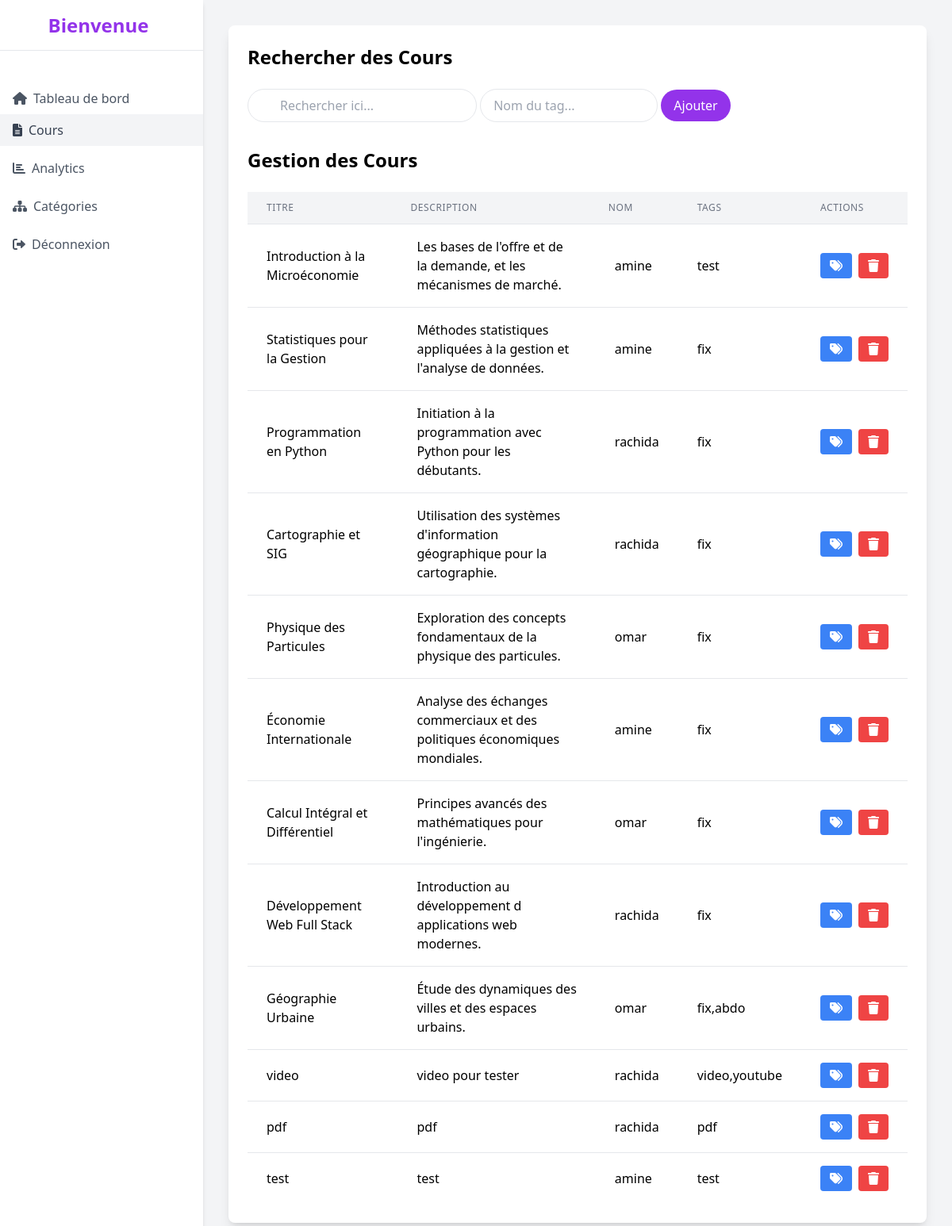
Page /views/admin/gestion_cours.php (signed in) on the committed database.
### tables this page shows
CREATE TABLE `cours` (
  `id` int NOT NULL,
  `titre` varchar(250) NOT NULL,
  `description` text NOT NULL,
  `contenu` text NOT NULL,
  `categorie_id` int DEFAULT NULL,
  `enseignant_id` int DEFAULT NULL,
  `date_creation` timestamp NULL DEFAULT CURRENT_TIMESTAMP
);

CREATE TABLE `utilisateurs` (
  `id` int NOT NULL,
  `nom` varchar(100) NOT NULL,
  `email` varchar(150) NOT NULL,
  `password` varchar(255) NOT NULL,
  `role` enum('etudiant','enseignant','admin') NOT NULL,
  `status` enum('actif','inactif') NOT NULL,
  `date_creation` timestamp NULL DEFAULT CURRENT_TIMESTAMP
);

### models/User.php (called while the page is built, shortened)
<?php
class User {
    public function __construct($pdo)
    {
        $this->pdo = $pdo;
        if (isset($_SESSION['user_id'])) {
            $this->id = $_SESSION['user_id'];
            $stmt = $this->pdo->prepare("SELECT * FROM utilisateurs WHERE id = ?");
            $stmt->execute([$this->id]);
            $user = $stmt->fetch();
        }
    }
}
?>

### models/Admin.php (called while the page is built, shortened)
<?php
require_once 'User.php';
class Admin extends User {
            public function getAllCours(){
                $stmt = $this->pdo->prepare("SELECT cours.*, utilisateurs.nom as nom_enseignant, GROUP_CONCAT(tags.nom) as tags
                    FROM cours
                    INNER JOIN utilisateurs ON cours.enseignant_id = utilisateurs.id
                    LEFT JOIN cours_tags ON cours.id = cours_tags.cours_id
                    LEFT JOIN tags ON cours_tags.tag_id = tags.id
                    GROUP BY cours.id
                ");
                $stmt->execute();
                return $stmt->fetchAll(PDO::FETCH_ASSOC);
            }
}

### views/admin/gestion_cours.php (the view, shortened to what this page needs)
<?php
require_once '../../models/Admin.php';
$db = new Database();
$pdo = $db->connect();
$admin = new Admin($pdo);
$cours = $admin->getAllCours();
?>
<!DOCTYPE html>
<html lang="fr">
<head>
    <script src="https://cdn.tailwindcss.com"></script>
    <link href="https://cdnjs.cloudflare.com/ajax/libs/font-awesome/6.0.0/css/all.min.css" rel="stylesheet">
</head>
<body class="bg-gray-100 font-sans antialiased">
    <div class="flex">
        <div class="flex">
   <div class="w-64 bg-white h-screen shadow-md">
    <div class="flex items-center justify-center h-16 border-b">
     <div class="text-2xl font-bold text-purple-600">
      Bienvenue
     </div>
    </div>
    <nav class="mt-10">
     <a class="flex items-center px-4 py-2 mt-2 text-gray-600 hover:bg-gray-100" href="dashbord.php">
      <i class="fas fa-home">
      </i>
      <span class="ml-2">
       Tableau de bord
      </span>
     </a>
     <a class="flex items-center px-4 py-2 text-gray-700 bg-gray-100" href="gestion_cours.php">
      <i class="fas fa-file-alt">
      </i>
      <span class="ml-2">
       Cours
      </span>
     </a>
     <a class="flex items-center px-4 py-2 mt-2 text-gray-600 hover:bg-gray-100" href="statistique.php">
      <i class="fas fa-chart-bar">
      </i>
      <span class="ml-2">
       Analytics
      </span>
     </a>
     <a class="flex items-center px-4 py-2 mt-2 text-gray-600 hover:bg-gray-100" href="gestion_categorie.php">
      <i class="fas fa-sitemap"></i>
      <span class="ml-2">
       Catégories
      </span>
     </a>
     <a class="flex items-center px-4 py-2 mt-2 text-gray-600 hover:bg-red-200" href="../user/logout.php">
      <i class="fas fa-sign-out-alt">
      </i>
      <span class="ml-2">
      Déconnexion
      </span>
     </a>
    </nav>
</div>
        <div class="flex-1 p-8">
            <div class="bg-white rounded-lg shadow-lg p-6">
                <h2 class="text-2xl font-semibold mb-6">Rechercher des Cours</h2>
                <div class="form-group">
                    <input class="w-56 px-4 py-2 mb-8 pl-10 text-gray-700 bg-white border rounded-full focus:outline-none" id="searchInput" placeholder="Rechercher ici..." type="text" style="display:inline-block; width:auto;">
                    <form method="POST" class="inline" style="display:inline-block; width:auto;">
                        <input name="tag_nom" class="w-56 px-4 py-2 pl-4 text-gray-700 bg-white border rounded-full focus:outline-none" placeholder="Nom du tag..." type="text"/>
                        <button type="submit" name="ajouter_tag" class="px-4 py-2 bg-purple-600 text-white rounded-full hover:bg-purple-700 focus:outline-none">
                            Ajouter
                        </button>
                    </form>
                </div>
                <h2 class="text-2xl font-semibold mb-6">Gestion des Cours</h2>
                <div class="overflow-x-auto">
                    <table class="min-w-full bg-white">
                        <thead class="bg-gray-100">
                            <tr>
                                <th class="px-6 py-3 border-b border-gray-200 text-left text-xs leading-4 font-medium text-gray-500 uppercase tracking-wider">Titre</th>
                                <th class="px-4 py-3 border-b border-gray-200 text-left text-xs leading-4 font-medium text-gray-500 uppercase tracking-wider">Description</th>
                                <th class="px-4 py-3 border-b border-gray-200 text-left text-xs leading-4 font-medium text-gray-500 uppercase tracking-wider">Nom</th>
                                <th class="px-6 py-3 border-b border-gray-200 text-left text-xs leading-4 font-medium text-gray-500 uppercase tracking-wider">tags</th>
                                <th class="px-6 py-3 border-b border-gray-200 text-left text-xs leading-4 font-medium text-gray-500 uppercase tracking-wider">Actions</th>
                            </tr>
                        </thead>
                        <tbody class="divide-y divide-gray-200">
                            <?php foreach($cours as $course): ?>
                                <tr class="transaction-row">
                                    <td class="px-6 py-4"><?php echo htmlspecialchars($course['titre']); ?></td>
                                    <td class="px-6 py-4"><?php echo htmlspecialchars($course['description']); ?></td>
                                    <td class="px-6 py-4"><?php echo htmlspecialchars($course['nom_enseignant']); ?></td>
                                    <td class="px-6 py-4"><?php echo htmlspecialchars($course['tags'] ?? ''); ?></td>
                                    <td class="px-6 py-4">
                                        <div class="flex space-x-2">
                                            <button type="button" onclick="openEditModal(<?php echo $course['id']; ?>, '<?php echo htmlspecialchars($course['tags'] ?? '', ENT_QUOTES); ?>')"
                                                    class="bg-blue-500 text-white px-3 py-1 rounded hover:bg-blue-600">
                                                <i class="fas fa-tags"></i>
                                            </button>
                                            <form method="POST" class="inline" onsubmit="return confirm('Êtes-vous sûr de vouloir supprimer ce cours?');">
                                                <button type="submit" name="supprimer_cours" class="bg-red-500 text-white px-3 py-1 rounded hover:bg-red-600">
                                                    <i class="fas fa-trash"></i>
                                                </button>
                                            </form>
                                        </div>
                                    </td>
                                </tr>
                            <?php endforeach; ?>
                        </tbody>
                    </table>
                </div>
            </div>
        </div>
    </div>
</body>
</html>

### rows in the picture
cours: titre "Introduction à la Microéconomie", description "Les bases de l'offre et de la demande, et les mécanismes de marché.", enseignant.nom "amine", tags "test"
cours: titre "Statistiques pour la Gestion", description "Méthodes statistiques appliquées à la gestion et l'analyse de données.", enseignant.nom "amine", tags "fix"
cours: titre "Programmation en Python", description "Initiation à la programmation avec Python pour les débutants.", enseignant.nom "rachida", tags "fix"
cours: titre "Cartographie et SIG", description "Utilisation des systèmes d'information géographique pour la cartographie.", enseignant.nom "rachida", tags "fix"
cours: titre "Physique des Particules", description "Exploration des concepts fondamentaux de la physique des particules.", enseignant.nom "omar", tags "fix"
cours: titre "Économie Internationale", description "Analyse des échanges commerciaux et des politiques économiques mondiales.", enseignant.nom "amine", tags "fix"
cours: titre "Calcul Intégral et Différentiel", description "Principes avancés des mathématiques pour l'ingénierie.", enseignant.nom "omar", tags "fix"
cours: titre "Développement Web Full Stack", description "Introduction au développement d applications web modernes.", enseignant.nom "rachida", tags "fix"
cours: titre "Géographie Urbaine", description "Étude des dynamiques des villes et des espaces urbains.", enseignant.nom "omar", tags "fix,abdo"
cours: titre "video", description "video pour tester", enseignant.nom "rachida", tags "video,youtube"
cours: titre "pdf", description "pdf", enseignant.nom "rachida", tags "pdf"
cours: titre "test", description "test", enseignant.nom "amine", tags "test"
